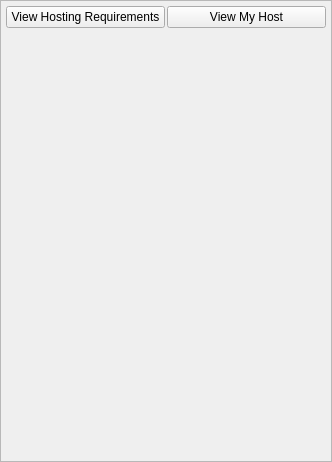
<?xml version="1.0" encoding="UTF-8"?>
<ui version="4.0">
 <class>AppletSettingsHostBaseUi</class>
 <widget class="QWidget" name="AppletSettingsHostBaseUi">
  <property name="geometry">
   <rect>
    <x>0</x>
    <y>0</y>
    <width>332</width>
    <height>462</height>
   </rect>
  </property>
  <property name="sizePolicy">
   <sizepolicy hsizetype="Expanding" vsizetype="Expanding">
    <horstretch>0</horstretch>
    <verstretch>0</verstretch>
   </sizepolicy>
  </property>
  <property name="windowTitle">
   <string>Host Settings</string>
  </property>
  <layout class="QGridLayout" name="gridLayout">
   <property name="leftMargin">
    <number>0</number>
   </property>
   <property name="topMargin">
    <number>0</number>
   </property>
   <property name="rightMargin">
    <number>0</number>
   </property>
   <property name="bottomMargin">
    <number>0</number>
   </property>
   <property name="spacing">
    <number>0</number>
   </property>
   <item row="0" column="0">
    <widget class="QScrollArea" name="scrollArea">
     <property name="widgetResizable">
      <bool>true</bool>
     </property>
     <widget class="QWidget" name="scrollAreaWidgetContents">
      <property name="geometry">
       <rect>
        <x>0</x>
        <y>0</y>
        <width>330</width>
        <height>460</height>
       </rect>
      </property>
      <layout class="QVBoxLayout" name="verticalLayout">
       <property name="spacing">
        <number>2</number>
       </property>
       <property name="leftMargin">
        <number>5</number>
       </property>
       <property name="topMargin">
        <number>5</number>
       </property>
       <property name="rightMargin">
        <number>5</number>
       </property>
       <property name="bottomMargin">
        <number>5</number>
       </property>
       <item>
        <layout class="QHBoxLayout" name="horizontalLayout_4">
         <item>
          <widget class="QPushButton" name="m_HostingRequirementsButton">
           <property name="text">
            <string>View Hosting Requirements</string>
           </property>
          </widget>
         </item>
         <item>
          <widget class="QPushButton" name="m_ViewMyHostButton">
           <property name="text">
            <string>View My Host</string>
           </property>
          </widget>
         </item>
        </layout>
       </item>
       <item>
        <widget class="PluginSettingsWidget" name="m_PluginSettingsWidget" native="true"/>
       </item>
       <item>
        <widget class="FriendListWidget" name="m_FriendListWidget" native="true">
         <property name="sizePolicy">
          <sizepolicy hsizetype="Expanding" vsizetype="Expanding">
           <horstretch>0</horstretch>
           <verstretch>0</verstretch>
          </sizepolicy>
         </property>
        </widget>
       </item>
      </layout>
     </widget>
    </widget>
   </item>
  </layout>
 </widget>
 <customwidgets>
  <customwidget>
   <class>FriendListWidget</class>
   <extends>QWidget</extends>
   <header>FriendListWidget.h</header>
   <container>1</container>
  </customwidget>
  <customwidget>
   <class>PluginSettingsWidget</class>
   <extends>QWidget</extends>
   <header>PluginSettingsWidget.h</header>
   <container>1</container>
  </customwidget>
 </customwidgets>
 <resources/>
 <connections/>
</ui>
